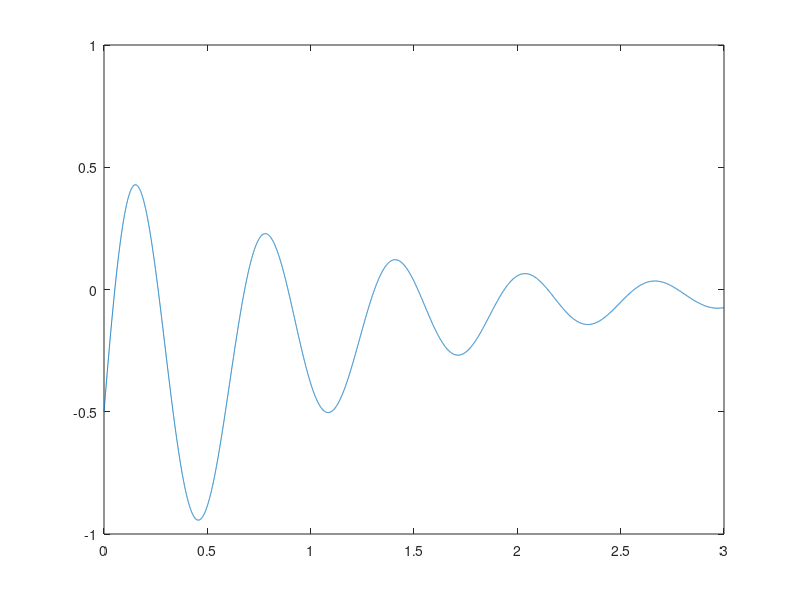
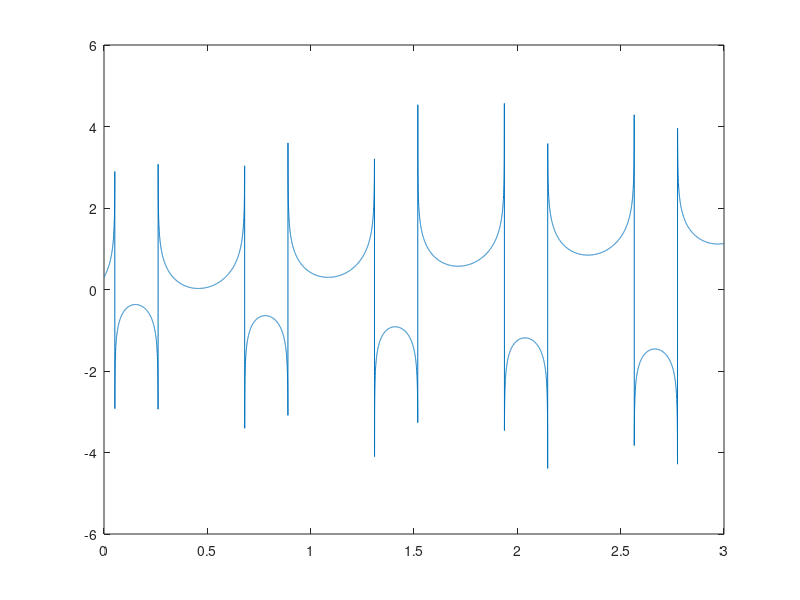

Recreate these plots in MATLAB, in order.
close all
clear
clc


x = linspace(0,3,10000);
y = exp(-x).*(sin(10*x)-0.5);
plot(x,y)
figure
Y = sign(y).*log10(abs(y));
plot(x,Y)
yl = get(gca,'ytick')
% set(gca,'yticklabel',sign(yl).*10.^abs(yl))
